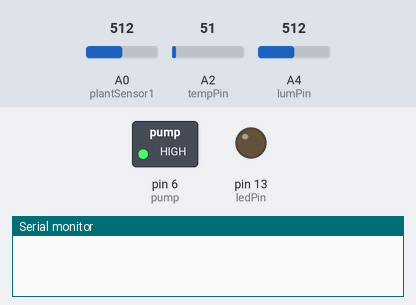
Bench run of a sketch on a simulated Arduino Uno, built with avr-gcc and run on an emulated ATmega328P. Parts: switched loads named in the sketch (green lamp = pin HIGH), output pins drawn as LEDs (lit = HIGH), the last lines printed to the serial monitor. Inputs (shaded band) come from the test bench; at power-on: A0 (plantSensor1) = 512, A2 (tempPin) = 51, A4 (lumPin) = 512. The modem accepts every AT command (registered, SIM ready, sends succeed) and sends nothing else.

Above: at 2.5 s.
At 9.7 s:
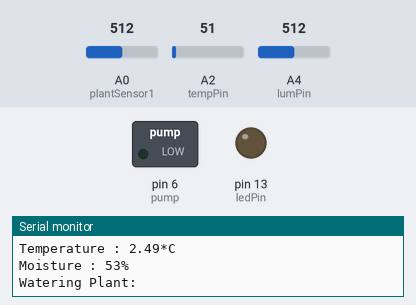
At 33.52 s:
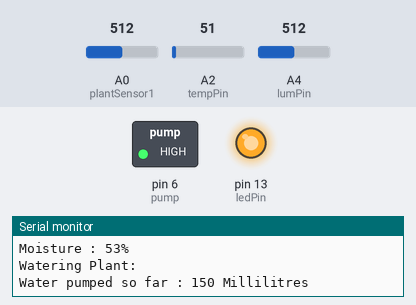
Timing chart, 0 to 36.9 s (numbered marks = the images above):
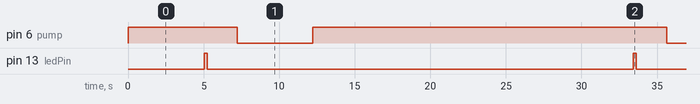

Measured:
- by itself, pin 6 (pump): alternates HIGH for 23.4 s and LOW for 5.0 s
- by itself, pin 13 (ledPin): alternates HIGH for 0.20 s and LOW for 28.2 s
- by itself, everything shown: repeats every 28.4 s, in 4 steps

The sketch:

sourcecode.ino
```cpp
#define threshold 60 // Defining Thresholds
#define wateringTime 5000 //5 seconds
#include <SoftwareSerial.h>

int plantSensor1 = A0;    // sensor pins
int value1 = 0;  //initializing sensor value & variables
int pump = 6; // water pump control pin
void watering1();
int ledPin = 13; // LED 13 will be used to let the user know when the code has looped back again.
int tempval;     //to store temperature value
int tempPin = 2; //temp sensor connection
int lumval;     //to store luminosity value
int lumPin = 4;  //luminosity sensor connection
int t;          // for counting pump on off
int waterpumped; //to store amount of water pumped

String apiKey = "UMXY0NJNKH173S0J"; // ThingSpeak Write API key,
#define SSID "Freedom" // WiFi Name
#define PASS "qwerty123"// WiFi password

SoftwareSerial SoftSer(9, 8); // Everywhere from here on when you see SoftSer, it is being used as a command

void setup()
{

 pinMode(ledPin, OUTPUT);
 pinMode(pump, OUTPUT);
 digitalWrite(pump, HIGH); //pump off at initial

  // Begins serial communication at a baud of 9600.
  Serial.begin(9600);

  // Begins software serial communication at a baud of 9600.
  SoftSer.begin(9600);

}

void loop()
{

//   Connecting to your internet source------------*
 String join="AT+CWJAP=\""; // Join accesspoint
  join+=SSID;
  join+="\",\"";
  join+=PASS;
  join+="\"";
  SoftSer.println(join);
  delay(5000);

  // blink LED on board
  digitalWrite(ledPin, HIGH);
  delay(200);
  digitalWrite(ledPin, LOW);

//luminosity read & dusplay
lumval = analogRead(lumPin);
Serial.print("Luminosity : ");
Serial.println(lumval);
delay(1000);

//temperature, read, convert voltage to celsius & display
tempval = analogRead(tempPin);
float mv = ( tempval/1024.0)*500;
float cel = mv/10;
Serial.print("Temperature : ");
Serial.print(cel);
Serial.print("*C");
Serial.println();
delay(1000);

//moisture sensor, read, map value in percentage & display
 value1= analogRead(plantSensor1);
 value1 = map(value1,1023,74,0,100);
 Serial.print("Moisture : ");
 Serial.print(value1);
 Serial.println("%");

    if(value1 <= threshold)
     {
       watering1();  //control watering operations
       ++t;          //count number of times pump started & store in t
       waterpumped = t * 150;  //no of times pump strted x 150 ml
       Serial.print("Water pumped so far : ");
       Serial.print(waterpumped);
       Serial.print(" Millilitres");
       Serial.println();
     }

  // TCP connection
  String cmd = "AT+CIPSTART=\"TCP\",\"";
  cmd += "184.106.153.149"; // api.thingspeak.com
  cmd += "\",80";
  SoftSer.println(cmd);

  if (SoftSer.find("Error"))
  {
    Serial.println("AT+CIPSTART error");
    return;
  }

  String getStr = "GET /update?api_key=";
  getStr += apiKey;
  getStr += "&field1=";
  getStr += String(value1);
  getStr += "&field2=";
  getStr += String(cel);
  getStr += "&field3=";
  getStr += String(lumval);
  getStr += "&field4=";
  getStr += String(waterpumped);
  getStr += "\r\n\r\n";

  // send data length
  cmd = "AT+CIPSEND=";
  cmd += String(getStr.length());
  SoftSer.println(cmd);

  SoftSer.print(getStr); // Send data.

  SoftSer.println("AT+RST"); //restart wifi chip, helps with reliability
  delay(15000);
}

//plant watering
void watering1()
{
    Serial.println("Watering Plant:");
    digitalWrite(pump, LOW); //Pump onn
    delay(wateringTime); //Watering Time
    digitalWrite(pump, HIGH); //Pump off
  }
```
